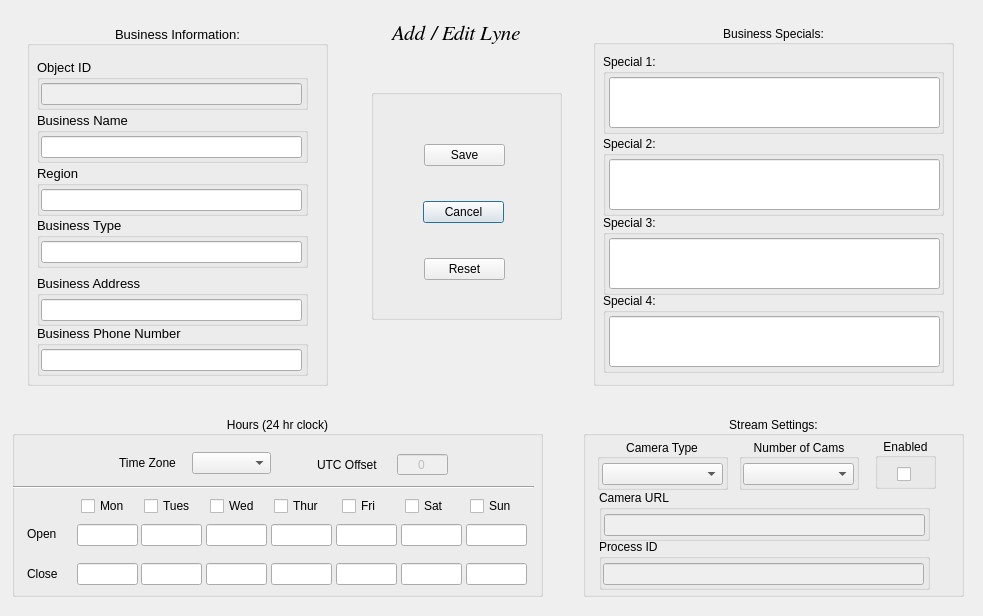
<?xml version="1.0" encoding="UTF-8"?>
<ui version="4.0">
 <class>EditLyneWindow</class>
 <widget class="QDialog" name="EditLyneWindow">
  <property name="geometry">
   <rect>
    <x>0</x>
    <y>0</y>
    <width>983</width>
    <height>616</height>
   </rect>
  </property>
  <property name="windowTitle">
   <string>Dialog</string>
  </property>
  <widget class="QLabel" name="titleLabel">
   <property name="geometry">
    <rect>
     <x>350</x>
     <y>18</y>
     <width>211</width>
     <height>31</height>
    </rect>
   </property>
   <property name="font">
    <font>
     <family>FreeSerif</family>
     <pointsize>16</pointsize>
     <weight>50</weight>
     <italic>true</italic>
     <bold>false</bold>
    </font>
   </property>
   <property name="text">
    <string>Add / Edit Lyne</string>
   </property>
   <property name="alignment">
    <set>Qt::AlignCenter</set>
   </property>
  </widget>
  <widget class="QGroupBox" name="editGroupBox">
   <property name="geometry">
    <rect>
     <x>27</x>
     <y>25</y>
     <width>301</width>
     <height>361</height>
    </rect>
   </property>
   <property name="font">
    <font>
     <pointsize>10</pointsize>
    </font>
   </property>
   <property name="title">
    <string>Business Information:</string>
   </property>
   <property name="alignment">
    <set>Qt::AlignCenter</set>
   </property>
   <widget class="QGroupBox" name="objectIdBox">
    <property name="geometry">
     <rect>
      <x>10</x>
      <y>34</y>
      <width>271</width>
      <height>51</height>
     </rect>
    </property>
    <property name="title">
     <string>Object ID</string>
    </property>
    <widget class="QLineEdit" name="objectIdLineEdit">
     <property name="enabled">
      <bool>false</bool>
     </property>
     <property name="geometry">
      <rect>
       <x>4</x>
       <y>24</y>
       <width>261</width>
       <height>22</height>
      </rect>
     </property>
     <property name="text">
      <string/>
     </property>
     <property name="alignment">
      <set>Qt::AlignCenter</set>
     </property>
     <property name="clearButtonEnabled">
      <bool>false</bool>
     </property>
    </widget>
   </widget>
   <widget class="QGroupBox" name="businessNameBox">
    <property name="geometry">
     <rect>
      <x>10</x>
      <y>87</y>
      <width>271</width>
      <height>51</height>
     </rect>
    </property>
    <property name="title">
     <string>Business Name</string>
    </property>
    <widget class="QLineEdit" name="businessNameLineEdit">
     <property name="geometry">
      <rect>
       <x>4</x>
       <y>24</y>
       <width>261</width>
       <height>22</height>
      </rect>
     </property>
     <property name="alignment">
      <set>Qt::AlignCenter</set>
     </property>
    </widget>
   </widget>
   <widget class="QGroupBox" name="regionBox">
    <property name="geometry">
     <rect>
      <x>10</x>
      <y>140</y>
      <width>271</width>
      <height>51</height>
     </rect>
    </property>
    <property name="title">
     <string>Region</string>
    </property>
    <widget class="QLineEdit" name="regionLineEdit">
     <property name="geometry">
      <rect>
       <x>4</x>
       <y>24</y>
       <width>261</width>
       <height>22</height>
      </rect>
     </property>
     <property name="alignment">
      <set>Qt::AlignCenter</set>
     </property>
    </widget>
   </widget>
   <widget class="QGroupBox" name="businessTypeBox">
    <property name="geometry">
     <rect>
      <x>10</x>
      <y>192</y>
      <width>271</width>
      <height>51</height>
     </rect>
    </property>
    <property name="title">
     <string>Business Type</string>
    </property>
    <widget class="QLineEdit" name="businessTypeLineEdit">
     <property name="geometry">
      <rect>
       <x>4</x>
       <y>24</y>
       <width>261</width>
       <height>22</height>
      </rect>
     </property>
     <property name="alignment">
      <set>Qt::AlignCenter</set>
     </property>
    </widget>
   </widget>
   <widget class="QGroupBox" name="addressBox">
    <property name="geometry">
     <rect>
      <x>10</x>
      <y>250</y>
      <width>271</width>
      <height>51</height>
     </rect>
    </property>
    <property name="title">
     <string>Business Address</string>
    </property>
    <widget class="QLineEdit" name="businessAddressLineEdit">
     <property name="geometry">
      <rect>
       <x>4</x>
       <y>24</y>
       <width>261</width>
       <height>22</height>
      </rect>
     </property>
     <property name="alignment">
      <set>Qt::AlignCenter</set>
     </property>
    </widget>
   </widget>
   <widget class="QGroupBox" name="businessPhoneBox">
    <property name="geometry">
     <rect>
      <x>10</x>
      <y>300</y>
      <width>271</width>
      <height>51</height>
     </rect>
    </property>
    <property name="title">
     <string>Business Phone Number</string>
    </property>
    <widget class="QLineEdit" name="businessPhoneLineEdit">
     <property name="geometry">
      <rect>
       <x>4</x>
       <y>24</y>
       <width>261</width>
       <height>22</height>
      </rect>
     </property>
     <property name="alignment">
      <set>Qt::AlignCenter</set>
     </property>
    </widget>
   </widget>
  </widget>
  <widget class="QGroupBox" name="selectablesBox">
   <property name="geometry">
    <rect>
     <x>583</x>
     <y>416</y>
     <width>381</width>
     <height>181</height>
    </rect>
   </property>
   <property name="title">
    <string>Stream Settings:</string>
   </property>
   <property name="alignment">
    <set>Qt::AlignCenter</set>
   </property>
   <widget class="QGroupBox" name="camTypeBox">
    <property name="geometry">
     <rect>
      <x>14</x>
      <y>23</y>
      <width>131</width>
      <height>51</height>
     </rect>
    </property>
    <property name="title">
     <string>Camera Type</string>
    </property>
    <property name="alignment">
     <set>Qt::AlignCenter</set>
    </property>
    <widget class="QComboBox" name="camTypeComboBox">
     <property name="geometry">
      <rect>
       <x>5</x>
       <y>24</y>
       <width>121</width>
       <height>22</height>
      </rect>
     </property>
    </widget>
   </widget>
   <widget class="QGroupBox" name="groupBox_3">
    <property name="geometry">
     <rect>
      <x>156</x>
      <y>23</y>
      <width>120</width>
      <height>51</height>
     </rect>
    </property>
    <property name="title">
     <string>Number of Cams</string>
    </property>
    <property name="alignment">
     <set>Qt::AlignCenter</set>
    </property>
    <widget class="QComboBox" name="comboBox_2">
     <property name="geometry">
      <rect>
       <x>4</x>
       <y>24</y>
       <width>111</width>
       <height>22</height>
      </rect>
     </property>
    </widget>
   </widget>
   <widget class="QGroupBox" name="camUrlBox">
    <property name="geometry">
     <rect>
      <x>16</x>
      <y>74</y>
      <width>331</width>
      <height>51</height>
     </rect>
    </property>
    <property name="title">
     <string>Camera URL</string>
    </property>
    <widget class="QLineEdit" name="camUrlLineEdit">
     <property name="enabled">
      <bool>false</bool>
     </property>
     <property name="geometry">
      <rect>
       <x>5</x>
       <y>24</y>
       <width>321</width>
       <height>22</height>
      </rect>
     </property>
     <property name="alignment">
      <set>Qt::AlignCenter</set>
     </property>
    </widget>
   </widget>
   <widget class="QGroupBox" name="processIdBox">
    <property name="geometry">
     <rect>
      <x>16</x>
      <y>123</y>
      <width>331</width>
      <height>51</height>
     </rect>
    </property>
    <property name="title">
     <string>Process ID</string>
    </property>
    <widget class="QLineEdit" name="processIdLineEdit">
     <property name="enabled">
      <bool>false</bool>
     </property>
     <property name="geometry">
      <rect>
       <x>4</x>
       <y>24</y>
       <width>321</width>
       <height>22</height>
      </rect>
     </property>
     <property name="alignment">
      <set>Qt::AlignCenter</set>
     </property>
    </widget>
   </widget>
   <widget class="QGroupBox" name="streamActiveBox">
    <property name="geometry">
     <rect>
      <x>292</x>
      <y>22</y>
      <width>61</width>
      <height>51</height>
     </rect>
    </property>
    <property name="title">
     <string>Enabled</string>
    </property>
    <property name="alignment">
     <set>Qt::AlignCenter</set>
    </property>
    <widget class="QCheckBox" name="streamActiveCheckBox">
     <property name="geometry">
      <rect>
       <x>22</x>
       <y>26</y>
       <width>20</width>
       <height>21</height>
      </rect>
     </property>
     <property name="text">
      <string/>
     </property>
    </widget>
   </widget>
  </widget>
  <widget class="QGroupBox" name="hoursGroupBox">
   <property name="geometry">
    <rect>
     <x>12</x>
     <y>416</y>
     <width>531</width>
     <height>181</height>
    </rect>
   </property>
   <property name="title">
    <string>Hours (24 hr clock)</string>
   </property>
   <property name="alignment">
    <set>Qt::AlignCenter</set>
   </property>
   <widget class="QLabel" name="openLabel">
    <property name="geometry">
     <rect>
      <x>15</x>
      <y>111</y>
      <width>59</width>
      <height>14</height>
     </rect>
    </property>
    <property name="text">
     <string>Open</string>
    </property>
   </widget>
   <widget class="QLabel" name="closeLabel">
    <property name="geometry">
     <rect>
      <x>15</x>
      <y>151</y>
      <width>59</width>
      <height>14</height>
     </rect>
    </property>
    <property name="text">
     <string>Close</string>
    </property>
   </widget>
   <widget class="QCheckBox" name="mondayCheckBox">
    <property name="geometry">
     <rect>
      <x>69</x>
      <y>80</y>
      <width>61</width>
      <height>20</height>
     </rect>
    </property>
    <property name="text">
     <string>Mon</string>
    </property>
   </widget>
   <widget class="QLineEdit" name="mondayOpenLineEdit">
    <property name="geometry">
     <rect>
      <x>65</x>
      <y>108</y>
      <width>61</width>
      <height>22</height>
     </rect>
    </property>
   </widget>
   <widget class="QLineEdit" name="mondayCloseLineEdit">
    <property name="geometry">
     <rect>
      <x>65</x>
      <y>147</y>
      <width>61</width>
      <height>22</height>
     </rect>
    </property>
   </widget>
   <widget class="QLineEdit" name="tuesdayCloseLineEdit">
    <property name="geometry">
     <rect>
      <x>129</x>
      <y>147</y>
      <width>61</width>
      <height>22</height>
     </rect>
    </property>
   </widget>
   <widget class="QLineEdit" name="tuesdayOpenLineEdit">
    <property name="geometry">
     <rect>
      <x>129</x>
      <y>108</y>
      <width>61</width>
      <height>22</height>
     </rect>
    </property>
   </widget>
   <widget class="QCheckBox" name="tuesdayCheckBox">
    <property name="geometry">
     <rect>
      <x>132</x>
      <y>80</y>
      <width>61</width>
      <height>20</height>
     </rect>
    </property>
    <property name="text">
     <string>Tues</string>
    </property>
   </widget>
   <widget class="QLineEdit" name="wednesdayOpenLineEdit">
    <property name="geometry">
     <rect>
      <x>194</x>
      <y>108</y>
      <width>61</width>
      <height>22</height>
     </rect>
    </property>
   </widget>
   <widget class="QLineEdit" name="wednesdayCloseLineEdit">
    <property name="geometry">
     <rect>
      <x>194</x>
      <y>147</y>
      <width>61</width>
      <height>22</height>
     </rect>
    </property>
   </widget>
   <widget class="QCheckBox" name="mondayCheckBox_3">
    <property name="geometry">
     <rect>
      <x>198</x>
      <y>80</y>
      <width>61</width>
      <height>20</height>
     </rect>
    </property>
    <property name="text">
     <string>Wed</string>
    </property>
   </widget>
   <widget class="QLineEdit" name="thursdayCloseLineEdit">
    <property name="geometry">
     <rect>
      <x>259</x>
      <y>147</y>
      <width>61</width>
      <height>22</height>
     </rect>
    </property>
   </widget>
   <widget class="QLineEdit" name="thursdayOpenLineEdit">
    <property name="geometry">
     <rect>
      <x>259</x>
      <y>108</y>
      <width>61</width>
      <height>22</height>
     </rect>
    </property>
   </widget>
   <widget class="QCheckBox" name="thursdayCheckBox">
    <property name="geometry">
     <rect>
      <x>262</x>
      <y>80</y>
      <width>61</width>
      <height>20</height>
     </rect>
    </property>
    <property name="text">
     <string>Thur</string>
    </property>
   </widget>
   <widget class="QCheckBox" name="fridayCheckBox">
    <property name="geometry">
     <rect>
      <x>330</x>
      <y>80</y>
      <width>61</width>
      <height>20</height>
     </rect>
    </property>
    <property name="text">
     <string>Fri</string>
    </property>
   </widget>
   <widget class="QLineEdit" name="fridayCloseLineEdit">
    <property name="geometry">
     <rect>
      <x>324</x>
      <y>147</y>
      <width>61</width>
      <height>22</height>
     </rect>
    </property>
   </widget>
   <widget class="QLineEdit" name="fridayOpenLineEdit">
    <property name="geometry">
     <rect>
      <x>324</x>
      <y>108</y>
      <width>61</width>
      <height>22</height>
     </rect>
    </property>
   </widget>
   <widget class="QCheckBox" name="saturdayCheckBox">
    <property name="geometry">
     <rect>
      <x>393</x>
      <y>80</y>
      <width>61</width>
      <height>20</height>
     </rect>
    </property>
    <property name="text">
     <string>Sat</string>
    </property>
   </widget>
   <widget class="QLineEdit" name="saturdayOpenLineEdit">
    <property name="geometry">
     <rect>
      <x>389</x>
      <y>108</y>
      <width>61</width>
      <height>22</height>
     </rect>
    </property>
   </widget>
   <widget class="QLineEdit" name="saturdayCloseLineEdit">
    <property name="geometry">
     <rect>
      <x>389</x>
      <y>147</y>
      <width>61</width>
      <height>22</height>
     </rect>
    </property>
   </widget>
   <widget class="QLineEdit" name="sundayOpenLineEdit">
    <property name="geometry">
     <rect>
      <x>454</x>
      <y>108</y>
      <width>61</width>
      <height>22</height>
     </rect>
    </property>
   </widget>
   <widget class="QCheckBox" name="sundayCheckBox">
    <property name="geometry">
     <rect>
      <x>458</x>
      <y>80</y>
      <width>61</width>
      <height>20</height>
     </rect>
    </property>
    <property name="text">
     <string>Sun</string>
    </property>
   </widget>
   <widget class="QLineEdit" name="sundayCloseLineEdit">
    <property name="geometry">
     <rect>
      <x>454</x>
      <y>147</y>
      <width>61</width>
      <height>22</height>
     </rect>
    </property>
   </widget>
   <widget class="QComboBox" name="comboBox">
    <property name="geometry">
     <rect>
      <x>180</x>
      <y>36</y>
      <width>79</width>
      <height>22</height>
     </rect>
    </property>
   </widget>
   <widget class="QLabel" name="timeZoneLabel">
    <property name="geometry">
     <rect>
      <x>107</x>
      <y>39</y>
      <width>71</width>
      <height>16</height>
     </rect>
    </property>
    <property name="text">
     <string>Time Zone</string>
    </property>
   </widget>
   <widget class="QLabel" name="label">
    <property name="geometry">
     <rect>
      <x>305</x>
      <y>41</y>
      <width>71</width>
      <height>16</height>
     </rect>
    </property>
    <property name="text">
     <string>UTC Offset</string>
    </property>
   </widget>
   <widget class="QLineEdit" name="utcOffsetLineEdit">
    <property name="enabled">
     <bool>false</bool>
    </property>
    <property name="geometry">
     <rect>
      <x>385</x>
      <y>38</y>
      <width>51</width>
      <height>21</height>
     </rect>
    </property>
    <property name="text">
     <string>0</string>
    </property>
    <property name="alignment">
     <set>Qt::AlignCenter</set>
    </property>
   </widget>
   <widget class="Line" name="line">
    <property name="geometry">
     <rect>
      <x>1</x>
      <y>63</y>
      <width>521</width>
      <height>16</height>
     </rect>
    </property>
    <property name="orientation">
     <enum>Qt::Horizontal</enum>
    </property>
   </widget>
  </widget>
  <widget class="QGroupBox" name="groupBox">
   <property name="geometry">
    <rect>
     <x>593</x>
     <y>25</y>
     <width>361</width>
     <height>361</height>
    </rect>
   </property>
   <property name="title">
    <string>Business Specials:</string>
   </property>
   <property name="alignment">
    <set>Qt::AlignCenter</set>
   </property>
   <widget class="QGroupBox" name="special1Box">
    <property name="geometry">
     <rect>
      <x>10</x>
      <y>29</y>
      <width>341</width>
      <height>80</height>
     </rect>
    </property>
    <property name="title">
     <string>Special 1:</string>
    </property>
    <widget class="QLineEdit" name="special1LineEdit">
     <property name="geometry">
      <rect>
       <x>6</x>
       <y>23</y>
       <width>331</width>
       <height>51</height>
      </rect>
     </property>
    </widget>
   </widget>
   <widget class="QGroupBox" name="special2Box">
    <property name="geometry">
     <rect>
      <x>10</x>
      <y>111</y>
      <width>341</width>
      <height>80</height>
     </rect>
    </property>
    <property name="title">
     <string>Special 2:</string>
    </property>
    <widget class="QLineEdit" name="special2LineEdit">
     <property name="geometry">
      <rect>
       <x>6</x>
       <y>23</y>
       <width>331</width>
       <height>51</height>
      </rect>
     </property>
    </widget>
   </widget>
   <widget class="QGroupBox" name="special3Box">
    <property name="geometry">
     <rect>
      <x>10</x>
      <y>190</y>
      <width>341</width>
      <height>80</height>
     </rect>
    </property>
    <property name="title">
     <string>Special 3:</string>
    </property>
    <widget class="QLineEdit" name="special3LineEdit">
     <property name="geometry">
      <rect>
       <x>6</x>
       <y>23</y>
       <width>331</width>
       <height>51</height>
      </rect>
     </property>
    </widget>
   </widget>
   <widget class="QGroupBox" name="special4Box">
    <property name="geometry">
     <rect>
      <x>10</x>
      <y>268</y>
      <width>341</width>
      <height>80</height>
     </rect>
    </property>
    <property name="title">
     <string>Special 4:</string>
    </property>
    <widget class="QLineEdit" name="special4LineEdit">
     <property name="geometry">
      <rect>
       <x>6</x>
       <y>23</y>
       <width>331</width>
       <height>51</height>
      </rect>
     </property>
    </widget>
   </widget>
  </widget>
  <widget class="QGroupBox" name="buttonsBox">
   <property name="geometry">
    <rect>
     <x>371</x>
     <y>89</y>
     <width>191</width>
     <height>231</height>
    </rect>
   </property>
   <property name="title">
    <string/>
   </property>
   <widget class="QPushButton" name="cancelButton">
    <property name="geometry">
     <rect>
      <x>52</x>
      <y>112</y>
      <width>81</width>
      <height>22</height>
     </rect>
    </property>
    <property name="text">
     <string>Cancel</string>
    </property>
   </widget>
   <widget class="QPushButton" name="saveButton">
    <property name="geometry">
     <rect>
      <x>53</x>
      <y>55</y>
      <width>81</width>
      <height>22</height>
     </rect>
    </property>
    <property name="text">
     <string>Save</string>
    </property>
   </widget>
   <widget class="QPushButton" name="resetButton">
    <property name="geometry">
     <rect>
      <x>53</x>
      <y>169</y>
      <width>81</width>
      <height>22</height>
     </rect>
    </property>
    <property name="text">
     <string>Reset</string>
    </property>
   </widget>
  </widget>
 </widget>
 <resources/>
 <connections/>
</ui>
